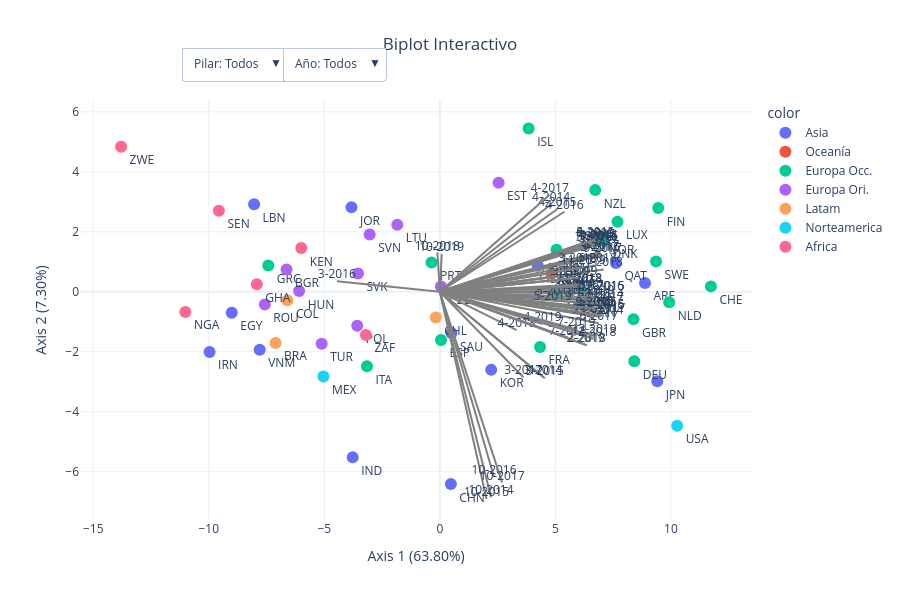

This figure's notebook cell:
### Code cell
# Por bloque geográfico
group = groups_blk
text_labels = aux.index.tolist()
num_groups = len(set(group))
fig,vec = bipl.crear_biplot_interactivo(HJ, groups=group, text_label=text_labels)
vec = vec.reset_index().rename(columns={"index":"primarykey"})
vec[colsfilters] = pd.DataFrame(vec["primarykey"].str.split("-").to_list(),columns=[f"key-{filter}"for filter in colsfilters])
vec["Pilar"] = vec["Pilar"].astype(int)
fig = bipl.agregar_filtros_biplot(fig,vec,filter_cols=colsfilters,num_previous_filters=num_groups)

fig_filename = f"{FIG_FOLDER}/HJbiplot_fig_block.html"
fig.write_html(fig_filename)

fig.update_layout(width=900, height=600).show(renderer="jupyterlab")
